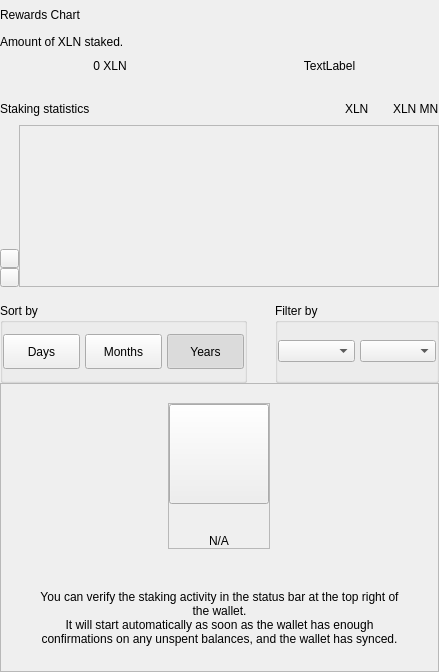
    <widget class="QWidget" name="right" native="true">
     <property name="minimumSize">
      <size>
       <width>200</width>
       <height>0</height>
      </size>
     </property>
     <layout class="QVBoxLayout" name="verticalLayout_31">
      <property name="spacing">
       <number>0</number>
      </property>
      <property name="leftMargin">
       <number>0</number>
      </property>
      <property name="topMargin">
       <number>0</number>
      </property>
      <property name="rightMargin">
       <number>0</number>
      </property>
      <property name="bottomMargin">
       <number>0</number>
      </property>
      <item>
       <layout class="QVBoxLayout" name="verticalLayout_2" stretch="0,0,0,0,0,0,0">
        <property name="spacing">
         <number>0</number>
        </property>
        <item>
         <layout class="QHBoxLayout" name="horizontalLayout_3">
          <property name="spacing">
           <number>0</number>
          </property>
          <item>
           <layout class="QVBoxLayout" name="verticalLayout_6">
            <property name="spacing">
             <number>5</number>
            </property>
            <item>
             <widget class="QLabel" name="labelTitle2">
              <property name="minimumSize">
               <size>
                <width>0</width>
                <height>30</height>
               </size>
              </property>
              <property name="text">
               <string>Rewards Chart</string>
              </property>
             </widget>
            </item>
            <item>
             <widget class="QLabel" name="labelMessage">
              <property name="text">
               <string>Amount of XLN staked.</string>
              </property>
             </widget>
            </item>
           </layout>
          </item>
          <item>
           <spacer name="horizontalSpacer_2">
            <property name="orientation">
             <enum>Qt::Horizontal</enum>
            </property>
            <property name="sizeType">
             <enum>QSizePolicy::MinimumExpanding</enum>
            </property>
            <property name="sizeHint" stdset="0">
             <size>
              <width>20</width>
              <height>20</height>
             </size>
            </property>
           </spacer>
          </item>
         </layout>
        </item>
        <item>
         <spacer name="verticalSpacer_4">
          <property name="orientation">
           <enum>Qt::Vertical</enum>
          </property>
          <property name="sizeType">
           <enum>QSizePolicy::Fixed</enum>
          </property>
          <property name="sizeHint" stdset="0">
           <size>
            <width>20</width>
            <height>10</height>
           </size>
          </property>
         </spacer>
        </item>
        <item>
            <layout class="QHBoxLayout" name="horizontalLayout_5" stretch="0,0">
                <property name="spacing">
                    <number>0</number>
                </property>
                <item>
                    <widget class="PrivateQLabel" name="labelAmountPiv">
                        <property name="text">
                            <string notr="true">0 XLN</string>
                        </property>
                        <property name="alignment">
                            <set>Qt::AlignCenter</set>
                        </property>
                    </widget>
                </item>
                <item>
                    <widget class="PrivateQLabel" name="labelAmountMNRewards">
                        <property name="text">
                            <string>TextLabel</string>
                        </property>
                        <property name="alignment">
                            <set>Qt::AlignCenter</set>
                        </property>
                    </widget>
                </item>
            </layout>
        </item>
        <item>
         <spacer name="verticalSpacer_6">
          <property name="orientation">
           <enum>Qt::Vertical</enum>
          </property>
          <property name="sizeType">
           <enum>QSizePolicy::Fixed</enum>
          </property>
          <property name="sizeHint" stdset="0">
           <size>
            <width>20</width>
            <height>20</height>
           </size>
          </property>
         </spacer>
        </item>
        <item>
         <widget class="QWidget" name="layoutChart" native="true">
          <layout class="QVBoxLayout" name="verticalLayout_8" stretch="3,0">
           <property name="spacing">
            <number>16</number>
           </property>
           <property name="leftMargin">
            <number>0</number>
           </property>
           <property name="topMargin">
            <number>0</number>
           </property>
           <property name="rightMargin">
            <number>0</number>
           </property>
           <property name="bottomMargin">
            <number>0</number>
           </property>
           <item>
            <widget class="QWidget" name="verticalWidgetChart" native="true">
             <property name="minimumSize">
              <size>
               <width>0</width>
               <height>190</height>
              </size>
             </property>
             <property name="maximumSize">
              <size>
               <width>16777215</width>
               <height>16777215</height>
              </size>
             </property>
             <layout class="QVBoxLayout" name="verticalLayout_4" stretch="1,5">
              <property name="spacing">
               <number>0</number>
              </property>
              <property name="leftMargin">
               <number>0</number>
              </property>
              <property name="topMargin">
               <number>0</number>
              </property>
              <property name="rightMargin">
               <number>0</number>
              </property>
              <property name="bottomMargin">
               <number>0</number>
              </property>
              <item>
               <layout class="QHBoxLayout" name="horizontalLayout_4">
                <item>
                 <widget class="QLabel" name="labelChart">
                  <property name="text">
                   <string>Staking statistics</string>
                  </property>
                 </widget>
                </item>
                <item>
                 <spacer name="horizontalSpacer_4">
                  <property name="orientation">
                   <enum>Qt::Horizontal</enum>
                  </property>
                  <property name="sizeHint" stdset="0">
                   <size>
                    <width>40</width>
                    <height>20</height>
                   </size>
                  </property>
                 </spacer>
                </item>
                <item>
                 <widget class="QLabel" name="labelSquarePiv">
                  <property name="minimumSize">
                   <size>
                    <width>14</width>
                    <height>14</height>
                   </size>
                  </property>
                  <property name="maximumSize">
                   <size>
                    <width>14</width>
                    <height>14</height>
                   </size>
                  </property>
                  <property name="text">
                   <string/>
                  </property>
                 </widget>
                </item>
                <item>
                 <widget class="QLabel" name="labelPiv">
                  <property name="text">
                   <string notr="true">XLN</string>
                  </property>
                 </widget>
                </item>
                <item>
                 <spacer name="horizontalSpacer_5">
                  <property name="orientation">
                   <enum>Qt::Horizontal</enum>
                  </property>
                  <property name="sizeType">
                   <enum>QSizePolicy::Fixed</enum>
                  </property>
                  <property name="sizeHint" stdset="0">
                   <size>
                    <width>10</width>
                    <height>20</height>
                   </size>
                  </property>
                 </spacer>
                </item>
                <item>
                    <widget class="QLabel" name="labelSquareMNRewards">
                        <property name="minimumSize">
                            <size>
                                <width>14</width>
                                <height>14</height>
                            </size>
                        </property>
                        <property name="maximumSize">
                            <size>
                                <width>14</width>
                                <height>14</height>
                            </size>
                        </property>
                        <property name="text">
                            <string/>
                        </property>
                    </widget>
                </item>
                <item>
                    <widget class="QLabel" name="labelMNRewards">
                        <property name="text">
                            <string>XLN MN</string>
                        </property>
                    </widget>
                </item>
               </layout>
              </item>
              <item>
               <widget class="QWidget" name="chartContainer2" native="true">
                <property name="minimumSize">
                 <size>
                  <width>0</width>
                  <height>150</height>
                 </size>
                </property>
                <property name="styleSheet">
                 <string notr="true">#chartContainer{padding:0px; margin:0px;}</string>
                </property>
                <layout class="QHBoxLayout" name="horizontalLayout_11">
                 <property name="spacing">
                  <number>0</number>
                 </property>
                 <property name="leftMargin">
                  <number>0</number>
                 </property>
                 <property name="topMargin">
                  <number>0</number>
                 </property>
                 <property name="rightMargin">
                  <number>0</number>
                 </property>
                 <property name="bottomMargin">
                  <number>0</number>
                 </property>
                 <item>
                  <widget class="QWidget" name="containerChartArrow" native="true">
                   <property name="sizePolicy">
                    <sizepolicy hsizetype="Fixed" vsizetype="Preferred">
                     <horstretch>0</horstretch>
                     <verstretch>0</verstretch>
                    </sizepolicy>
                   </property>
                   <property name="minimumSize">
                    <size>
                     <width>19</width>
                     <height>0</height>
                    </size>
                   </property>
                   <property name="maximumSize">
                    <size>
                     <width>19</width>
                     <height>16777215</height>
                    </size>
                   </property>
                   <property name="styleSheet">
                    <string notr="true">#widget{
	padding:0px;
	margin:0px;
}</string>
                   </property>
                   <layout class="QVBoxLayout" name="verticalLayout_10">
                    <property name="spacing">
                     <number>0</number>
                    </property>
                    <property name="leftMargin">
                     <number>0</number>
                    </property>
                    <property name="rightMargin">
                     <number>0</number>
                    </property>
                    <property name="bottomMargin">
                     <number>0</number>
                    </property>
                    <item>
                     <spacer name="verticalSpacer_3">
                      <property name="orientation">
                       <enum>Qt::Vertical</enum>
                      </property>
                      <property name="sizeHint" stdset="0">
                       <size>
                        <width>20</width>
                        <height>127</height>
                       </size>
                      </property>
                     </spacer>
                    </item>
                    <item alignment="Qt::AlignVCenter">
                     <widget class="QWidget" name="containerArrows" native="true">
                      <layout class="QVBoxLayout" name="horizontalLayout_6" stretch="0,0">
                       <property name="spacing">
                        <number>0</number>
                       </property>
                       <property name="leftMargin">
                        <number>0</number>
                       </property>
                       <property name="topMargin">
                        <number>0</number>
                       </property>
                       <property name="rightMargin">
                        <number>0</number>
                       </property>
                       <property name="bottomMargin">
                        <number>0</number>
                       </property>
                       <item>
                        <widget class="QPushButton" name="pushButtonChartArrow">
                         <property name="minimumSize">
                          <size>
                           <width>19</width>
                           <height>19</height>
                          </size>
                         </property>
                         <property name="maximumSize">
                          <size>
                           <width>19</width>
                           <height>19</height>
                          </size>
                         </property>
                         <property name="focusPolicy">
                          <enum>Qt::NoFocus</enum>
                         </property>
                         <property name="styleSheet">
                          <string notr="true"/>
                         </property>
                         <property name="text">
                          <string/>
                         </property>
                        </widget>
                       </item>
                       <item>
                        <widget class="QPushButton" name="pushButtonChartRight">
                         <property name="minimumSize">
                          <size>
                           <width>19</width>
                           <height>19</height>
                          </size>
                         </property>
                         <property name="maximumSize">
                          <size>
                           <width>19</width>
                           <height>19</height>
                          </size>
                         </property>
                         <property name="focusPolicy">
                          <enum>Qt::NoFocus</enum>
                         </property>
                         <property name="styleSheet">
                          <string notr="true"/>
                         </property>
                         <property name="text">
                          <string/>
                         </property>
                        </widget>
                       </item>
                      </layout>
                     </widget>
                    </item>
                   </layout>
                  </widget>
                 </item>
                 <item>
                  <widget class="QFrame" name="chartContainer">
                   <property name="sizePolicy">
                    <sizepolicy hsizetype="Expanding" vsizetype="Preferred">
                     <horstretch>0</horstretch>
                     <verstretch>0</verstretch>
                    </sizepolicy>
                   </property>
                   <property name="styleSheet">
                    <string notr="true">padding:0px;
margin:0px;</string>
                   </property>
                   <property name="frameShape">
                    <enum>QFrame::StyledPanel</enum>
                   </property>
                   <property name="frameShadow">
                    <enum>QFrame::Raised</enum>
                   </property>
                  </widget>
                 </item>
                </layout>
               </widget>
              </item>
             </layout>
            </widget>
           </item>
           <item alignment="Qt::AlignVCenter">
            <widget class="QWidget" name="containerSort" native="true">
             <layout class="QHBoxLayout" name="horizontalLayout_61" stretch="3,2">
              <property name="spacing">
               <number>28</number>
              </property>
              <property name="leftMargin">
               <number>0</number>
              </property>
              <property name="topMargin">
               <number>0</number>
              </property>
              <property name="rightMargin">
               <number>0</number>
              </property>
              <property name="bottomMargin">
               <number>0</number>
              </property>
              <item>
               <widget class="QGroupBox" name="groupBoxChart">
                <property name="minimumSize">
                 <size>
                  <width>0</width>
                  <height>80</height>
                 </size>
                </property>
                <property name="maximumSize">
                 <size>
                  <width>16777215</width>
                  <height>80</height>
                 </size>
                </property>
                <property name="title">
                 <string>Sort by</string>
                </property>
                <layout class="QHBoxLayout" name="horizontalLayout_7">
                 <property name="spacing">
                  <number>5</number>
                 </property>
                 <property name="leftMargin">
                  <number>0</number>
                 </property>
                 <property name="rightMargin">
                  <number>0</number>
                 </property>
                 <item>
                  <widget class="QPushButton" name="pushButtonMonth">
                   <property name="minimumSize">
                    <size>
                     <width>50</width>
                     <height>35</height>
                    </size>
                   </property>
                   <property name="maximumSize">
                    <size>
                     <width>16777215</width>
                     <height>16777215</height>
                    </size>
                   </property>
                   <property name="focusPolicy">
                    <enum>Qt::NoFocus</enum>
                   </property>
                   <property name="text">
                    <string>Days</string>
                   </property>
                   <property name="checkable">
                    <bool>true</bool>
                   </property>
                   <property name="autoExclusive">
                    <bool>true</bool>
                   </property>
                  </widget>
                 </item>
                 <item>
                  <widget class="QPushButton" name="pushButtonYear">
                   <property name="minimumSize">
                    <size>
                     <width>50</width>
                     <height>35</height>
                    </size>
                   </property>
                   <property name="maximumSize">
                    <size>
                     <width>16777215</width>
                     <height>16777215</height>
                    </size>
                   </property>
                   <property name="focusPolicy">
                    <enum>Qt::NoFocus</enum>
                   </property>
                   <property name="text">
                    <string>Months</string>
                   </property>
                   <property name="checkable">
                    <bool>true</bool>
                   </property>
                   <property name="autoExclusive">
                    <bool>true</bool>
                   </property>
                  </widget>
                 </item>
                 <item>
                  <widget class="QPushButton" name="pushButtonAll">
                   <property name="sizePolicy">
                    <sizepolicy hsizetype="Preferred" vsizetype="Fixed">
                     <horstretch>0</horstretch>
                     <verstretch>0</verstretch>
                    </sizepolicy>
                   </property>
                   <property name="minimumSize">
                    <size>
                     <width>50</width>
                     <height>35</height>
                    </size>
                   </property>
                   <property name="maximumSize">
                    <size>
                     <width>16777215</width>
                     <height>16777215</height>
                    </size>
                   </property>
                   <property name="focusPolicy">
                    <enum>Qt::NoFocus</enum>
                   </property>
                   <property name="text">
                    <string>Years</string>
                   </property>
                   <property name="checkable">
                    <bool>true</bool>
                   </property>
                   <property name="checked">
                    <bool>true</bool>
                   </property>
                   <property name="autoExclusive">
                    <bool>true</bool>
                   </property>
                  </widget>
                 </item>
                </layout>
               </widget>
              </item>
              <item>
               <widget class="QGroupBox" name="container_chart_dropboxes">
                <property name="minimumSize">
                 <size>
                  <width>55</width>
                  <height>80</height>
                 </size>
                </property>
                <property name="maximumSize">
                 <size>
                  <width>16777215</width>
                  <height>80</height>
                 </size>
                </property>
                <property name="title">
                 <string>Filter by</string>
                </property>
                <layout class="QHBoxLayout" name="horizontalLayout_8" stretch="1,1">
                 <property name="spacing">
                  <number>5</number>
                 </property>
                 <property name="leftMargin">
                  <number>0</number>
                 </property>
                 <property name="topMargin">
                  <number>0</number>
                 </property>
                 <property name="rightMargin">
                  <number>0</number>
                 </property>
                 <property name="bottomMargin">
                  <number>0</number>
                 </property>
                 <item>
                  <widget class="QWidget" name="containerBoxMonths" native="true">
                   <property name="minimumSize">
                    <size>
                     <width>55</width>
                     <height>0</height>
                    </size>
                   </property>
                   <layout class="QHBoxLayout" name="horizontalLayout_9">
                    <property name="spacing">
                     <number>0</number>
                    </property>
                    <property name="leftMargin">
                     <number>0</number>
                    </property>
                    <property name="topMargin">
                     <number>0</number>
                    </property>
                    <property name="rightMargin">
                     <number>0</number>
                    </property>
                    <property name="bottomMargin">
                     <number>0</number>
                    </property>
                    <item>
                     <widget class="QComboBox" name="comboBoxMonths">
                      <property name="minimumSize">
                       <size>
                        <width>55</width>
                        <height>0</height>
                       </size>
                      </property>
                     </widget>
                    </item>
                   </layout>
                  </widget>
                 </item>
                 <item>
                  <widget class="QWidget" name="containerBoxYears" native="true">
                   <property name="sizePolicy">
                    <sizepolicy hsizetype="Preferred" vsizetype="Preferred">
                     <horstretch>0</horstretch>
                     <verstretch>0</verstretch>
                    </sizepolicy>
                   </property>
                   <property name="minimumSize">
                    <size>
                     <width>50</width>
                     <height>0</height>
                    </size>
                   </property>
                   <layout class="QHBoxLayout" name="horizontalLayout_10">
                    <property name="spacing">
                     <number>0</number>
                    </property>
                    <property name="leftMargin">
                     <number>0</number>
                    </property>
                    <property name="topMargin">
                     <number>0</number>
                    </property>
                    <property name="rightMargin">
                     <number>0</number>
                    </property>
                    <property name="bottomMargin">
                     <number>0</number>
                    </property>
                    <item>
                     <widget class="QComboBox" name="comboBoxYears">
                      <property name="minimumSize">
                       <size>
                        <width>40</width>
                        <height>0</height>
                       </size>
                      </property>
                     </widget>
                    </item>
                   </layout>
                  </widget>
                 </item>
                </layout>
               </widget>
              </item>
             </layout>
            </widget>
           </item>
          </layout>
         </widget>
        </item>
        <item>
         <widget class="QFrame" name="emptyContainerChart">
          <property name="minimumSize">
           <size>
            <width>0</width>
            <height>100</height>
           </size>
          </property>
          <property name="frameShape">
           <enum>QFrame::StyledPanel</enum>
          </property>
          <property name="frameShadow">
           <enum>QFrame::Raised</enum>
          </property>
          <layout class="QVBoxLayout" name="verticalLayout_71" stretch="1,8,0,0">
           <property name="spacing">
            <number>0</number>
           </property>
           <property name="leftMargin">
            <number>0</number>
           </property>
           <property name="topMargin">
            <number>0</number>
           </property>
           <property name="rightMargin">
            <number>0</number>
           </property>
           <property name="bottomMargin">
            <number>25</number>
           </property>
           <item>
            <spacer name="verticalSpacer11">
             <property name="orientation">
              <enum>Qt::Vertical</enum>
             </property>
             <property name="sizeHint" stdset="0">
              <size>
               <width>20</width>
               <height>20</height>
              </size>
             </property>
            </spacer>
           </item>
           <item alignment="Qt::AlignHCenter|Qt::AlignVCenter">
            <widget class="QFrame" name="emptyScreen1">
             <property name="sizePolicy">
              <sizepolicy hsizetype="Expanding" vsizetype="Expanding">
               <horstretch>0</horstretch>
               <verstretch>0</verstretch>
              </sizepolicy>
             </property>
             <property name="frameShape">
              <enum>QFrame::StyledPanel</enum>
             </property>
             <property name="frameShadow">
              <enum>QFrame::Raised</enum>
             </property>
             <layout class="QVBoxLayout" name="verticalLayout">
              <property name="spacing">
               <number>30</number>
              </property>
              <property name="leftMargin">
               <number>0</number>
              </property>
              <property name="topMargin">
               <number>0</number>
              </property>
              <property name="rightMargin">
               <number>0</number>
              </property>
              <property name="bottomMargin">
               <number>0</number>
              </property>
              <item alignment="Qt::AlignHCenter|Qt::AlignVCenter">
               <widget class="QPushButton" name="pushImgEmptyChart">
                <property name="minimumSize">
                 <size>
                  <width>100</width>
                  <height>100</height>
                 </size>
                </property>
                <property name="maximumSize">
                 <size>
                  <width>100</width>
                  <height>100</height>
                 </size>
                </property>
                <property name="focusPolicy">
                 <enum>Qt::NoFocus</enum>
                </property>
                <property name="text">
                 <string/>
                </property>
                <property name="iconSize">
                 <size>
                  <width>100</width>
                  <height>100</height>
                 </size>
                </property>
               </widget>
              </item>
              <item alignment="Qt::AlignHCenter|Qt::AlignVCenter">
               <widget class="QLabel" name="labelEmptyChart">
                <property name="styleSheet">
                 <string notr="true"/>
                </property>
                <property name="text">
                 <string notr="true">N/A</string>
                </property>
                <property name="alignment">
                 <set>Qt::AlignCenter</set>
                </property>
               </widget>
              </item>
             </layout>
            </widget>
           </item>
           <item>
            <spacer name="verticalSpacer_2">
             <property name="orientation">
              <enum>Qt::Vertical</enum>
             </property>
             <property name="sizeHint" stdset="0">
              <size>
               <width>20</width>
               <height>40</height>
              </size>
             </property>
            </spacer>
           </item>
           <item>
            <widget class="QLabel" name="labelMessageEmpty">
             <property name="styleSheet">
              <string notr="true">#labelMessageEmpty {
	padding-left:30px;
	padding-right:30px;
}</string>
             </property>
             <property name="text">
              <string>You can verify the staking activity in the status bar at the top right of the wallet.
It will start automatically as soon as the wallet has enough confirmations on any unspent balances, and the wallet has synced.</string>
             </property>
             <property name="alignment">
              <set>Qt::AlignCenter</set>
             </property>
             <property name="wordWrap">
              <bool>true</bool>
             </property>
            </widget>
           </item>
          </layout>
         </widget>
        </item>
        <item>
         <widget class="QWidget" name="layoutShadow" native="true">
          <layout class="QVBoxLayout" name="verticalLayout_9">
           <property name="spacing">
            <number>0</number>
           </property>
           <property name="leftMargin">
            <number>0</number>
           </property>
           <property name="topMargin">
            <number>0</number>
           </property>
           <property name="rightMargin">
            <number>0</number>
           </property>
           <property name="bottomMargin">
            <number>0</number>
           </property>
          </layout>
         </widget>
        </item>
       </layout>
      </item>
     </layout>
    </widget>
